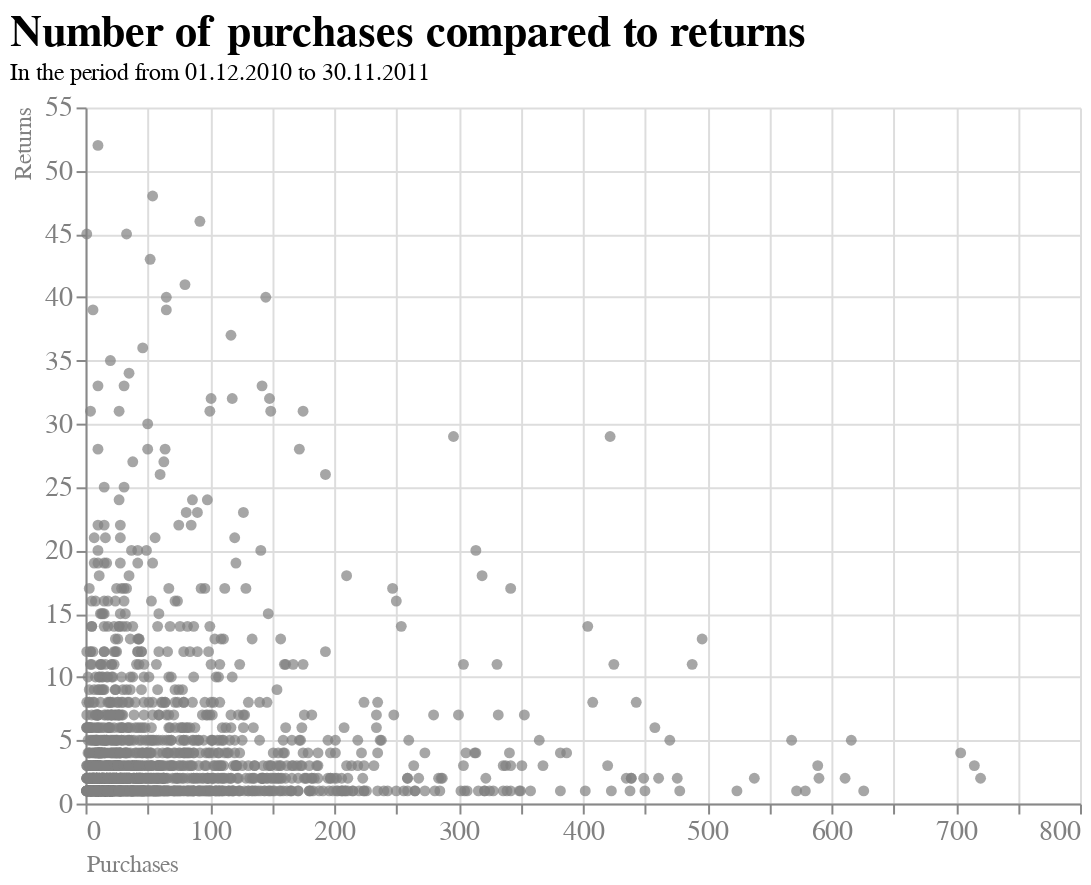

Notebook source saved alongside this figure:
### Code cell
chart5 = alt.Chart(df3).mark_circle().encode(
    x=alt.X('Purchases',
             axis=alt.Axis(title='Purchases',
                           titleAnchor='start',
                           labelAngle=0,)
        ),
    y=alt.Y('Returns',
            axis=alt.Axis(title='Returns',
                          titleAnchor='end',
                          labelAngle=0,)
                          ),
    color=alt.condition(
        alt.FieldOneOfPredicate("Purchases", [""]),
        alt.value("darkred"),
        alt.value("grey")
    )
).properties(
    title={"text":["Number of purchases compared to returns"], "subtitle":["In the period from 01.12.2010 to 30.11.2011"] },
    width=500,
    height=350
)
# Filter out data points with Purchases values greater than 1000 or canceled values greater than 20
chart = chart.transform_filter(
    (alt.datum.Purchases < 800) & (alt.datum.Returns < 60)
).configure_view(
    strokeWidth=0
).configure_title(
    fontSize=22,
    font="Arial",
    color="black",
    anchor="start"
).configure_axis(
    labelFont="Arial",
    titleFont="Arial",
    labelFontSize=14,
    titleFontSize=16,
    titleFontWeight="normal",
    labelColor="grey",
    titleColor="grey"
).properties(
    title='Purchases vs Returns',
    width=600,
    height=400
)
alt.layer(chart5).configure_view(
    strokeWidth=0
).configure_title(
    fontSize=22,
    font="Arial",
    color="black",
    anchor="start"
).configure_axis(
    labelFont="Arial",
    titleFont="Arial",
    labelFontSize=14,
    titleFontSize=12,
    titleFontWeight="normal",
    labelColor="grey",
    titleColor="grey"
).transform_filter(
    (alt.datum.Purchases < 800) & (alt.datum.Returns < 60)
)

### Figure 1 — Vega-Lite specification as saved in the notebook (floating-point values rounded to 4 significant figures; data arrays with more than 128 entries replaced by an {"elided": "..."} marker saying what was removed)
{"config": {"view": {"continuousWidth": 400, "continuousHeight": 300, "strokeWidth": 0}, "axis": {"labelColor": "grey", "labelFont": "Arial", "labelFontSize": 14, "titleColor": "grey", "titleFont": "Arial", "titleFontSize": 12, "titleFontWeight": "normal"}, "title": {"anchor": "start", "color": "black", "font": "Arial", "fontSize": 22}}, "layer": [{"mark": "circle", "encoding": {"color": {"condition": {"value": "darkred", "test": {"field": "Purchases", "oneOf": [""]}}, "value": "grey"}, "x": {"axis": {"labelAngle": 0, "title": "Purchases", "titleAnchor": "start"}, "field": "Purchases", "type": "quantitative"}, "y": {"axis": {"labelAngle": 0, "title": "Returns", "titleAnchor": "end"}, "field": "Returns", "type": "quantitative"}}, "height": 350, "title": {"text": ["Number of purchases compared to returns"], "subtitle": ["In the period from 01.12.2010 to 30.11.2011"]}, "width": 500}], "data": {"name": "data-16c77fc6b51e7f6c11f6e34197eba3f0"}, "transform": [{"filter": "((datum.Purchases < 800) && (datum.Returns < 60))"}], "$schema": "https://vega.github.io/schema/vega-lite/v4.17.0.json", "datasets": {"data-16c77fc6b51e7f6c11f6e34197eba3f0": {"elided": "1534 records"}}}
